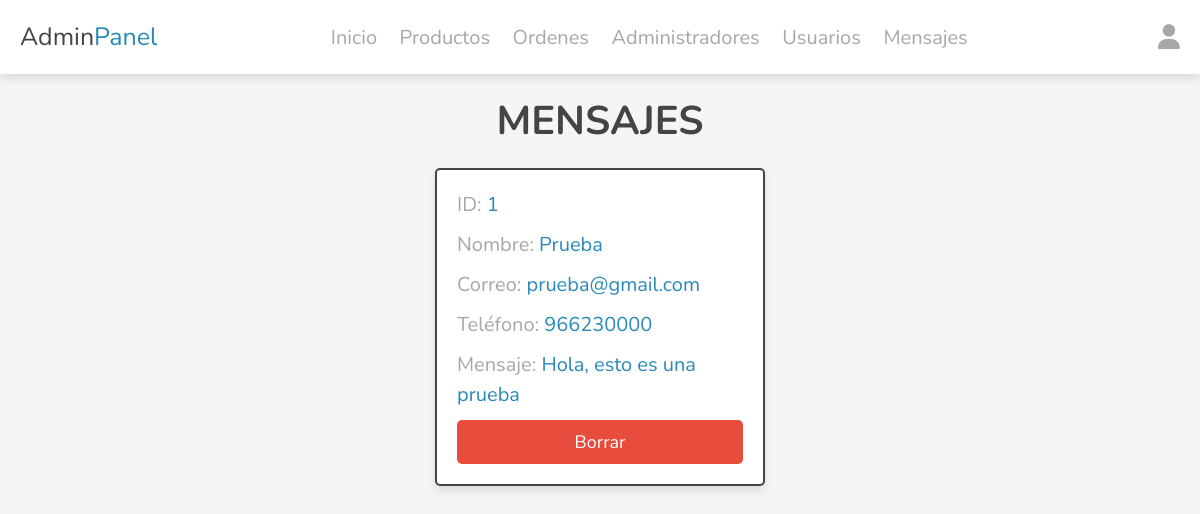
The page /admin/messages.php (signed in) on the database its author committed.
### tables this page shows
CREATE TABLE `messages` (
  `id` int(100) NOT NULL,
  `name` varchar(100) NOT NULL,
  `email` varchar(100) NOT NULL,
  `number` varchar(12) NOT NULL,
  `message` varchar(500) NOT NULL
);

### admin/messages.php (the view, shortened to what this page needs)
<?php
include '../components/connect.php';
?>
<!DOCTYPE html>
<html lang="es">
<head>
    <link rel="stylesheet" href="https://cdnjs.cloudflare.com/ajax/libs/font-awesome/6.1.1/css/all.min.css">
    <link rel="stylesheet" href="../css/admin_styles.css">
</head>
<body>
    <?php include '../components/admin_header.php' ?>
    <section class="messages">
        <h1 class="heading">Mensajes</h1>
        <div class="box-container">
            <?php
            $select_messages = $conn->prepare(
                "SELECT *
                FROM `messages`"
            );
            $select_messages->execute();
            if ($select_messages->rowCount() > 0) {
                while ($fetch_messages = $select_messages->fetch(PDO::FETCH_ASSOC)) {
            ?>
                    <div class="box">
                        <p>ID: <span><?= $fetch_messages['id'] ?></span></p>
                        <p>Nombre: <span><?= $fetch_messages['name'] ?></span></p>
                        <p>Correo: <span><?= $fetch_messages['email'] ?></span></p>
                        <p>Teléfono: <span><?= $fetch_messages['number'] ?></span></p>
                        <p>Mensaje: <span><?= $fetch_messages['message'] ?></span></p>
                        <a href="messages.php?delete=<?= $fetch_messages['id']; ?>" class="delete-btn" onclick="return confirm('¿Borrar este mensaje?');">Borrar</a>
                    </div>
            <?php
                }
            } else {
                echo '<p class="empty">¡Aún no hay mensajes!</p>';
            }
            ?>
        </div>
    </section>
</body>
</html>

### css/admin_styles.css (style rules this page uses)
:root { --main-color: #2989b9; --red: #e74c3c; --orange: #f39c12; --black: #444; --white: #fff; --light-bg: #f5f5f5; --light-color: rgba(66, 66, 66, 0.467); --border: 0.2rem solid var(--black); --box-shadow: 0 0.5rem 1rem rgba(0, 0, 0, 0.1); }
* { font-family: "Nunito", sans-serif; margin: 0; padding: 0; box-sizing: border-box; text-decoration: none; outline: none; border: none; }
html { font-size: 62.5%; overflow-x: hidden; }
body { background-color: var(--light-bg); }
section { max-width: 1200px; margin: 0 auto; padding: 2rem; }
.heading { text-align: center; margin-bottom: 2rem; text-transform: uppercase; color: var(--black); font-size: 4rem; }
.btn, .delete-btn, .option-btn { display: block; margin-top: 1rem; border-radius: 0.5rem; font-size: 1.8rem; color: var(--white); width: 100%; padding: 1rem 3rem; text-transform: capitalize; text-align: center; }
.delete-btn { background-color: var(--red); }
.messages .box-container { display: grid; grid-template-columns: repeat(auto-fit, 33rem); gap: 1.5rem; align-items: flex-start; justify-content: center; }
.messages .box-container .box { padding: 2rem; padding-top: 1rem; border-radius: 0.5rem; border: var(--border); background-color: var(--white); box-shadow: var(--box-shadow); }
.messages .box-container .box p { line-height: 1.5; font-size: 2rem; color: var(--light-color); margin: 1rem 0; }
.messages .box-container .box p span { color: var(--main-color); }

### rows shown on the page
messages: id "1", name "Prueba", email "prueba@gmail.com", number "966230000", message "Hola, esto es una prueba"
